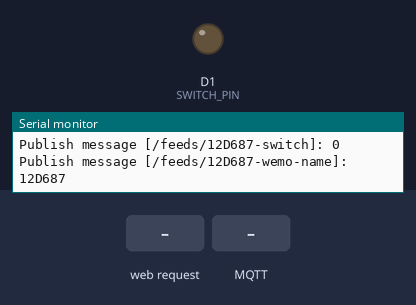
The sketch below on a simulated ESP8266 (NodeMCU). On the bench: output pins drawn as LEDs (lit = HIGH), the last lines printed to the serial monitor. The test bench sets the inputs (shaded band). WiFi joins after 1.5 s; servers stay silent unless stated; storage starts empty; no MQTT or app messages arrive unless stated; not simulated (calls return 0 or success): credentials.h.

Above: at 2.7 s.
2.8 s: HTTP request GET /setSwitchHigh received
At 3.1 s:
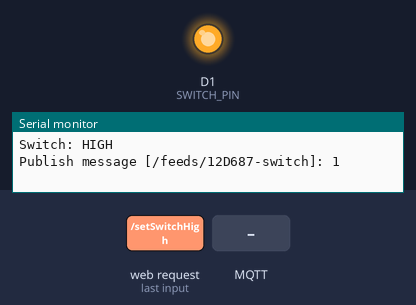
4.3 s: MQTT message "0" arrives on the first subscribed topic
At 5.5 s:
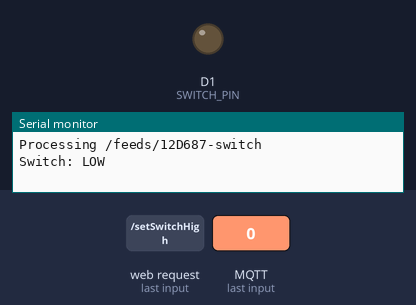
5.8 s: HTTP request GET /setSwitchHigh?download=1 received
At 6.6 s:
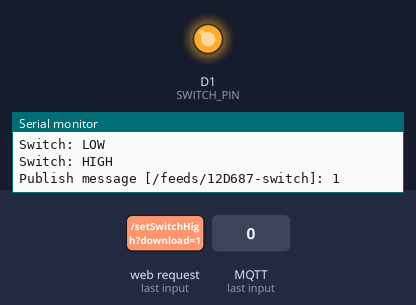
7.3 s: HTTP request GET /setSwitchLow received
At 7.7 s:
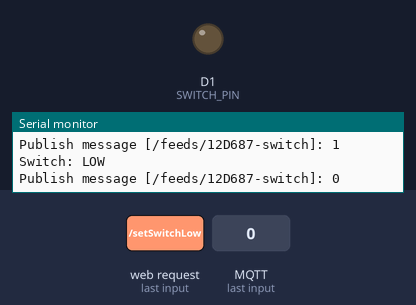
8.8 s: MQTT message "on" arrives on the first subscribed topic
At 10.1 s:
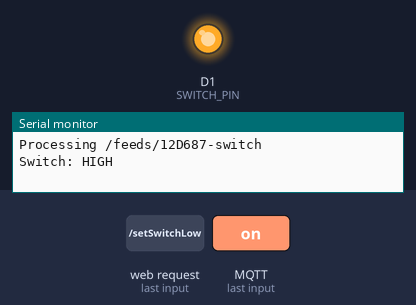
Timing chart, 0 to 11.8 s (numbered marks = the images above; inputs shaded):
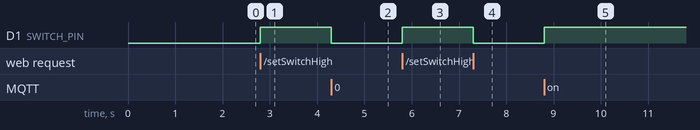

Measured:
- after the input at 2.8 s, D1 (SWITCH_PIN): LOW → HIGH at once
- after the input at 4.3 s, D1 (SWITCH_PIN): HIGH → LOW at once
- after the input at 5.8 s, D1 (SWITCH_PIN): LOW → HIGH at once
- after the input at 7.3 s, D1 (SWITCH_PIN): HIGH → LOW at once
- after the input at 8.8 s, D1 (SWITCH_PIN): LOW → HIGH at once

The sketch:

esp8266-web-mqtt-fauxmo.ino
```cpp
#include <Arduino.h>
#include <FS.h>
#include <fauxmoESP.h> // https://github.com/makermusings/fauxmo (Fauxmo commit 54e00be from GitHub)
#include <ESP8266WiFi.h> // https://github.com/tzapu/WiFiManager (WiFiManager-0.12.0 from Arduino IDE Libraries)
#include <WiFiManager.h>
#include <PubSubClient.h> // http://pubsubclient.knolleary.net/ (PubSubClient-2.6.0 from Arduino IDE Libraries)
#include <ESP8266WebServer.h>

#include "credentials.h" // Copy credentials.h.example to credentials.h and fill with your private data

// Using latests Arduino/hardware/esp8266 tools from https://github.com/esp8266/Arduino (commit 7b32e6a)

// Pin to name mapping
// If you have your I/O connected to other pin, modify this accordingly
#define SWITCH_PIN D1

// Adafruit IO configuration. Replace {user} and {key} with your own
#define AIO_SERVER "io.adafruit.com"
#define AIO_SERVERPORT 1883
#define AIO_USERNAME AIO_CRED_USERNAME
#define AIO_KEY AIO_CRED_KEY

// Adafruit IO feed (they are autogenerated using the device id)
// Example for the switch: AIO_BASE_FEED + ESP.getChipId() + AIO_SWITCH_FEED =>
// {username}/feeds/CC44DD-switch. No need to change these.
#define AIO_BASE_FEED AIO_USERNAME "/feeds/"
#define AIO_SWITCH_FEED "-switch"
#define AIO_NAME_FEED "-wemo-name"

// Serial speed for the console
#define SERIAL_SPEED 115200

// MQTT connection
WiFiClient espClient;
PubSubClient client(espClient);
String switchFeed;
String nameFeed;

// FauxmoESP
fauxmoESP fauxmo;
String fauxmoId;

// Web server
ESP8266WebServer server(80);

// State
int switchState = 0;
char chipId[6];

void setSwitchHigh(bool publish) {
    digitalWrite(SWITCH_PIN, HIGH);

    switchState = 1;

    Serial.println("Switch: HIGH");

    if (publish) {
        publishSwitch();
    }
}

void setSwitchLow(bool publish) {
    digitalWrite(SWITCH_PIN, LOW);

    switchState = 0;

    Serial.println("Switch: LOW");

    if (publish) {
        publishSwitch();
    }
}

void publishSwitch(void) {
    String switchStateString;
    switchStateString += switchState;

    client.publish(switchFeed.c_str(), switchStateString.c_str());

    Serial.print("Publish message [");
    Serial.print(switchFeed);
    Serial.print("]: ");
    Serial.println(switchStateString);
}

void publishName(void) {
    client.publish(nameFeed.c_str(), fauxmoId.c_str());

    Serial.print("Publish message [");
    Serial.print(nameFeed);
    Serial.print("]: ");
    Serial.println(fauxmoId);
}

String getContentType(String filename) {
    if (server.hasArg("download"))
        return "application/octet-stream";
    else if (filename.endsWith(".htm"))
        return "text/html";
    else if (filename.endsWith(".html"))
        return "text/html";
    else if (filename.endsWith(".css"))
        return "text/css";
    else if (filename.endsWith(".js"))
        return "application/javascript";
    else if (filename.endsWith(".png"))
        return "image/png";
    else if (filename.endsWith(".gif"))
        return "image/gif";
    else if (filename.endsWith(".jpg"))
        return "image/jpeg";
    else if (filename.endsWith(".ico"))
        return "image/x-icon";
    else if (filename.endsWith(".xml"))
        return "text/xml";
    else if (filename.endsWith(".pdf"))
        return "application/x-pdf";
    else if (filename.endsWith(".zip"))
        return "application/x-zip";
    else if (filename.endsWith(".gz"))
        return "application/x-gzip";
    else if (filename.endsWith(".svg"))
        return "image/svg+xml";

    return "text/plain";
}

bool handleFileRead(String path) {
    Serial.println("handleFileRead: " + path);
    if (path.endsWith("/")) path += "index.min.html";

    String contentType = getContentType(path);

    String pathWithGz = path + ".gz";

    if (SPIFFS.exists(pathWithGz) || SPIFFS.exists(path)) {
        if (SPIFFS.exists(pathWithGz)) path += ".gz";
        File file = SPIFFS.open(path, "r");
        size_t sent = server.streamFile(file, contentType);
        file.close();
        return true;
    }

    return false;
}

void returnActionValue(void( * action)(bool), bool value) {
    action(value);
    server.send(200, "application/json", "true");
}

void mqttCallback(char * topicChar, byte * payloadBytes, unsigned int length) {
    char payloadChar[100];
    int i;
    for (i = 0; i < length; i++) {
        payloadChar[i] = payloadBytes[i];
    }
    payloadChar[i] = '\0';

    String topic = String(topicChar);
    String payload = String(payloadChar);

    Serial.print("Message arrived [");
    Serial.print(topic);
    Serial.print("] (");
    Serial.print(length);
    Serial.print(" bytes) :");
    Serial.print(payload);
    Serial.println();

    if (topic == switchFeed) {
        Serial.print("Processing ");
        Serial.println(switchFeed);

        if ((char) payload[0] == '0') {
            setSwitchLow(false);
        } else {
            setSwitchHigh(false);
        }
    }
}

String setFeedId(const char * base, char * id, const char * feed) {
    String feedId;
    feedId += base;
    feedId += id;
    feedId += feed;

    return feedId;
}

void setupFeedIds(void) {
    switchFeed = setFeedId(AIO_BASE_FEED, chipId, AIO_SWITCH_FEED);
    nameFeed = setFeedId(AIO_BASE_FEED, chipId, AIO_NAME_FEED);
}

void handleMqttConnection(void) {
    // Loop until we're reconnected
    while (!client.connected()) {
        Serial.print("Attempting MQTT connection...");
        // Attempt to connect
        if (client.connect(chipId, AIO_USERNAME, AIO_KEY)) {
            Serial.println("connected");
            // Publish current state
            publishSwitch();
            publishName();
            // Resubscribe
            client.subscribe(switchFeed.c_str());
        } else {
            Serial.print("failed, ClientState=");
            Serial.print(client.state());
            Serial.println(" trying again in 5000 milliseconds");
            // Wait 5 seconds before retrying but continue handling we requests
            long retryMillis = millis() + 5000;
            while (millis() < retryMillis) {
                // Keep processing local server calls in the meantime
                server.handleClient();
            }
        }
    }
    client.loop();
}

void setup(void) {
    // Init serial
    Serial.begin(SERIAL_SPEED);
    sprintf(chipId, "%06X", ESP.getChipId());
    Serial.println("");
    Serial.print("----- ESP ID=");
    Serial.print(chipId);
    Serial.println(" -----");

    // Setup pins
    pinMode(SWITCH_PIN, OUTPUT);

    // Connect to WiFi / AP
    WiFiManager wifiManager;
    wifiManager.autoConnect();

    // Setup MQTT
    setupFeedIds();
    client.setServer(AIO_SERVER, AIO_SERVERPORT);
    client.setCallback(mqttCallback);

    // Setup file system
    SPIFFS.begin();

    // Setup chip id and fauxmo id
    fauxmoId = chipId;
    if (!SPIFFS.exists("/id.json")) {
        File idFile = SPIFFS.open("/id.json", "w");
        if (!idFile) {
            Serial.println("id.json file failed to open");
        }
        idFile.println(chipId);
        idFile.close();
    }
    else {
        File chipIdForFauxmoId = SPIFFS.open("/id.json", "r");
        if (chipIdForFauxmoId) {
            fauxmoId = chipIdForFauxmoId.readString();
        }
        chipIdForFauxmoId.close();
    }

    // Set up HTTP server handles
    server.on("/setSwitchHigh", []() {
        returnActionValue(setSwitchHigh, true);
    });
    server.on("/setSwitchLow", []() {
        returnActionValue(setSwitchLow, true);
    });
    server.on("/getSwitch", []() {
        String switchAsString;
        switchAsString += switchState;
        server.send(200, "application/json", switchAsString);
    });
    server.on("/setId", []() {
        File idFile = SPIFFS.open("/id.json", "w");
        if (!idFile) {
            Serial.println("id.json file failed to open");
            server.send(500, "application/json", "false");
        } else {
            idFile.println(server.arg("id"));
            server.send(200, "application/json", "true");
            Serial.print("New id saved (this value will be used for the WeMo switch name after next reset): ");
            Serial.println(server.arg("id"));
        }
        idFile.close();
    });

    server.onNotFound([]() {
        if (!handleFileRead(server.uri())) {
            server.send(404, "text/plain", "FileNotFound");
        }
    });

    // Start HTTP server
    server.begin();
    Serial.println("HTTP server started");

    // Fauxmo
    Serial.print("WeMo switch name: ");
    Serial.println(fauxmoId);
    fauxmo.addDevice(fauxmoId.c_str());
    fauxmo.onMessage([](const char * device_name, bool state) {
        Serial.printf("New WeMo message for device %s, new state: %s", device_name, state ? "ON" : "OFF");
        if (state == 1) {
            setSwitchHigh(true);
        } else {
            setSwitchLow(true);
        }
    });
}

void loop() {
    handleMqttConnection();
    server.handleClient();
}
```
